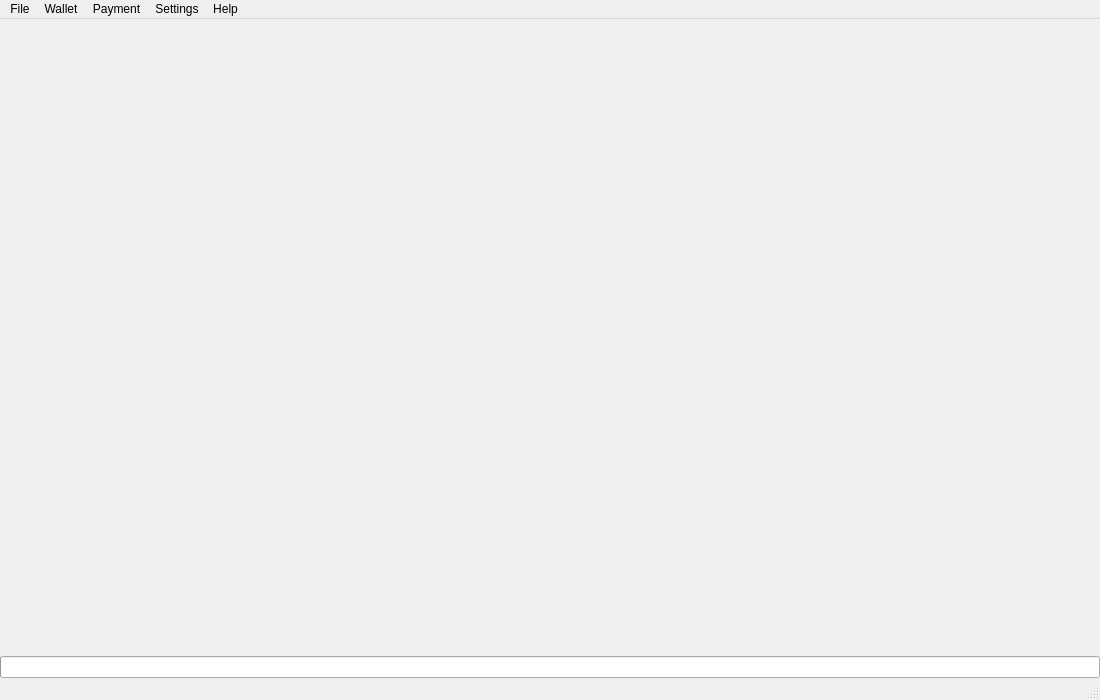
<?xml version="1.0" encoding="UTF-8"?>
<ui version="4.0">
 <class>MainWindow</class>
 <widget class="QMainWindow" name="MainWindow">
  <property name="geometry">
   <rect>
    <x>0</x>
    <y>0</y>
    <width>1100</width>
    <height>700</height>
   </rect>
  </property>
  <property name="sizePolicy">
   <sizepolicy hsizetype="Preferred" vsizetype="Preferred">
    <horstretch>0</horstretch>
    <verstretch>0</verstretch>
   </sizepolicy>
  </property>
  <property name="minimumSize">
   <size>
    <width>1100</width>
    <height>600</height>
   </size>
  </property>
  <property name="maximumSize">
   <size>
    <width>16777215</width>
    <height>16777215</height>
   </size>
  </property>
  <property name="windowTitle">
   <string>MainWindow</string>
  </property>
  <property name="windowIcon">
   <iconset>
    <normaloff>:/images/Karbovanets</normaloff>:/images/Karbovanets</iconset>
  </property>
  <widget class="QWidget" name="centralwidget">
   <layout class="QVBoxLayout" name="verticalLayout_2">
    <property name="spacing">
     <number>0</number>
    </property>
    <property name="leftMargin">
     <number>0</number>
    </property>
    <property name="topMargin">
     <number>0</number>
    </property>
    <property name="rightMargin">
     <number>0</number>
    </property>
    <property name="bottomMargin">
     <number>0</number>
    </property>
    <item>
     <layout class="QHBoxLayout" name="horizontalLayout" stretch="0,0,0,0,0,0,0,0">
      <property name="spacing">
       <number>0</number>
      </property>
      <item>
       <widget class="QFrame" name="m_toolFrame">
        <property name="frameShape">
         <enum>QFrame::NoFrame</enum>
        </property>
        <property name="frameShadow">
         <enum>QFrame::Plain</enum>
        </property>
        <property name="lineWidth">
         <number>0</number>
        </property>
        <layout class="QVBoxLayout" name="verticalLayout">
         <property name="spacing">
          <number>0</number>
         </property>
         <property name="leftMargin">
          <number>0</number>
         </property>
         <property name="topMargin">
          <number>0</number>
         </property>
         <property name="rightMargin">
          <number>0</number>
         </property>
         <property name="bottomMargin">
          <number>0</number>
         </property>
        </layout>
       </widget>
      </item>
      <item>
       <widget class="WalletGui::OverviewFrame" name="m_overviewFrame">
        <property name="frameShape">
         <enum>QFrame::NoFrame</enum>
        </property>
        <property name="frameShadow">
         <enum>QFrame::Raised</enum>
        </property>
       </widget>
      </item>
      <item>
       <widget class="WalletGui::SendFrame" name="m_sendFrame">
        <property name="frameShape">
         <enum>QFrame::NoFrame</enum>
        </property>
        <property name="frameShadow">
         <enum>QFrame::Raised</enum>
        </property>
       </widget>
      </item>
      <item>
       <widget class="WalletGui::TransactionsFrame" name="m_transactionsFrame">
        <property name="frameShape">
         <enum>QFrame::NoFrame</enum>
        </property>
        <property name="frameShadow">
         <enum>QFrame::Raised</enum>
        </property>
       </widget>
      </item>
      <item>
       <widget class="WalletGui::AddressBookFrame" name="m_addressBookFrame">
        <property name="frameShape">
         <enum>QFrame::NoFrame</enum>
        </property>
        <property name="frameShadow">
         <enum>QFrame::Raised</enum>
        </property>
       </widget>
      </item>
      <item>
       <widget class="WalletGui::NoWalletFrame" name="m_noWalletFrame">
        <property name="frameShape">
         <enum>QFrame::NoFrame</enum>
        </property>
        <property name="frameShadow">
         <enum>QFrame::Raised</enum>
        </property>
       </widget>
      </item>
      <item>
       <widget class="WalletGui::ReceiveFrame" name="m_receiveFrame">
        <property name="frameShape">
         <enum>QFrame::NoFrame</enum>
        </property>
        <property name="frameShadow">
         <enum>QFrame::Raised</enum>
        </property>
       </widget>
      </item>
      <item>
       <widget class="WalletGui::BlockExplorerFrame" name="m_blockExplorerFrame">
        <property name="frameShape">
         <enum>QFrame::NoFrame</enum>
        </property>
        <property name="frameShadow">
         <enum>QFrame::Raised</enum>
        </property>
       </widget>
      </item>
     </layout>
    </item>
    <item>
     <widget class="QProgressBar" name="m_syncProgress">
      <property name="maximum">
       <number>100</number>
      </property>
      <property name="value">
       <number>0</number>
      </property>
      <property name="textVisible">
       <bool>false</bool>
      </property>
     </widget>
    </item>
   </layout>
  </widget>
  <widget class="QMenuBar" name="menubar">
   <property name="geometry">
    <rect>
     <x>0</x>
     <y>0</y>
     <width>1100</width>
     <height>21</height>
    </rect>
   </property>
   <widget class="QMenu" name="menuFile">
    <property name="title">
     <string>File</string>
    </property>
    <addaction name="m_createWalletAction"/>
    <addaction name="m_createNondeterministicWalletAction"/>
    <addaction name="m_openWalletAction"/>
    <addaction name="m_closeWalletAction"/>
    <addaction name="m_recentWalletsAction"/>
    <addaction name="separator"/>
    <addaction name="m_signMessageAction"/>
    <addaction name="m_verifyMessageAction"/>
    <addaction name="separator"/>
    <addaction name="m_exitAction"/>
   </widget>
   <widget class="QMenu" name="menuSettings">
    <property name="title">
     <string>Settings</string>
    </property>
    <widget class="QMenu" name="menuThemes">
     <property name="title">
      <string>Themes</string>
     </property>
    </widget>
    <addaction name="m_autostartAction"/>
    <addaction name="m_minimizeToTrayAction"/>
    <addaction name="m_closeToTrayAction"/>
    <addaction name="m_enableBlockchainExplorerAction"/>
    <addaction name="m_manualFeeAction"/>
    <addaction name="separator"/>
    <addaction name="m_preferencesAction"/>
    <addaction name="menuThemes"/>
   </widget>
   <widget class="QMenu" name="menuHelp">
    <property name="title">
     <string>Help</string>
    </property>
    <addaction name="m_communityForumAction"/>
    <addaction name="m_reportIssueAction"/>
    <addaction name="m_aboutKarbovanetsAction"/>
    <addaction name="m_aboutQtAction"/>
   </widget>
   <widget class="QMenu" name="menuPayment">
    <property name="title">
     <string>Payment</string>
    </property>
    <addaction name="m_createPaymentRequestAction"/>
    <addaction name="m_openPaymentRequestAction"/>
   </widget>
   <widget class="QMenu" name="menuWallet">
    <property name="title">
     <string>Wallet</string>
    </property>
    <addaction name="m_encryptWalletAction"/>
    <addaction name="m_changePasswordAction"/>
    <addaction name="separator"/>
    <addaction name="m_backupWalletAction"/>
    <addaction name="m_saveKeysAction"/>
    <addaction name="m_importKeyAction"/>
    <addaction name="m_exportKeyAction"/>
    <addaction name="m_exportTrackingKeyAction"/>
    <addaction name="separator"/>
    <addaction name="m_showSeedAction"/>
    <addaction name="m_importSeedAction"/>
    <addaction name="separator"/>
    <addaction name="m_getBalanceProofAction"/>
    <addaction name="separator"/>
    <addaction name="m_resetAction"/>
   </widget>
   <addaction name="menuFile"/>
   <addaction name="menuWallet"/>
   <addaction name="menuPayment"/>
   <addaction name="menuSettings"/>
   <addaction name="menuHelp"/>
  </widget>
  <widget class="WalletGui::WalletStatusBar" name="statusBar"/>
  <action name="m_exitAction">
   <property name="checkable">
    <bool>false</bool>
   </property>
   <property name="enabled">
    <bool>true</bool>
   </property>
   <property name="text">
    <string>Exit</string>
   </property>
   <property name="shortcut">
    <string>Ctrl+Q</string>
   </property>
  </action>
  <action name="m_createWalletAction">
   <property name="enabled">
    <bool>true</bool>
   </property>
   <property name="text">
    <string>Create wallet</string>
   </property>
  </action>
  <action name="m_openWalletAction">
   <property name="enabled">
    <bool>true</bool>
   </property>
   <property name="text">
    <string>Open wallet</string>
   </property>
  </action>
  <action name="m_encryptWalletAction">
   <property name="enabled">
    <bool>true</bool>
   </property>
   <property name="text">
    <string>Encrypt wallet</string>
   </property>
  </action>
  <action name="m_changePasswordAction">
   <property name="enabled">
    <bool>true</bool>
   </property>
   <property name="text">
    <string>Change password</string>
   </property>
   <property name="toolTip">
    <string>Change password</string>
   </property>
  </action>
  <action name="m_aboutKarbovanetsAction">
   <property name="enabled">
    <bool>true</bool>
   </property>
   <property name="text">
    <string>About Karbo Wallet</string>
   </property>
  </action>
  <action name="m_aboutQtAction">
   <property name="enabled">
    <bool>true</bool>
   </property>
   <property name="text">
    <string>About Qt</string>
   </property>
  </action>
  <action name="m_backupWalletAction">
   <property name="enabled">
    <bool>true</bool>
   </property>
   <property name="text">
    <string>Backup wallet</string>
   </property>
  </action>
  <action name="m_autostartAction">
   <property name="checkable">
    <bool>true</bool>
   </property>
   <property name="text">
    <string>Start on system login</string>
   </property>
  </action>
  <action name="m_minimizeToTrayAction">
   <property name="checkable">
    <bool>true</bool>
   </property>
   <property name="text">
    <string>Minimize to tray</string>
   </property>
  </action>
  <action name="m_closeToTrayAction">
   <property name="checkable">
    <bool>true</bool>
   </property>
   <property name="text">
    <string>Close to tray</string>
   </property>
  </action>
  <action name="m_preferencesAction">
   <property name="text">
    <string>Preferences</string>
   </property>
  </action>
  <action name="m_recentWalletsAction">
   <property name="text">
    <string>Recent wallets</string>
   </property>
  </action>
  <action name="m_exportTrackingKeyAction">
   <property name="text">
    <string>Export tracking key</string>
   </property>
   <property name="toolTip">
    <string>Export tracking key</string>
   </property>
  </action>
  <action name="m_importKeyAction">
   <property name="text">
    <string>Import key</string>
   </property>
   <property name="toolTip">
    <string>Import key</string>
   </property>
  </action>
  <action name="m_communityForumAction">
   <property name="text">
    <string>Community forum</string>
   </property>
  </action>
  <action name="m_reportIssueAction">
   <property name="text">
    <string>Report an issue</string>
   </property>
  </action>
  <action name="m_resetAction">
   <property name="text">
    <string>Reset wallet</string>
   </property>
  </action>
  <action name="m_saveKeysAction">
   <property name="text">
    <string>Save wallet keys</string>
   </property>
  </action>
  <action name="m_exportKeyAction">
   <property name="text">
    <string>Export key</string>
   </property>
   <property name="toolTip">
    <string>Export key</string>
   </property>
  </action>
  <action name="m_closeWalletAction">
   <property name="text">
    <string>Close wallet</string>
   </property>
  </action>
  <action name="m_showSeedAction">
   <property name="text">
    <string>Show mnemonic seed</string>
   </property>
  </action>
  <action name="m_importSeedAction">
   <property name="text">
    <string>Import mnemonic seed</string>
   </property>
  </action>
  <action name="m_createNondeterministicWalletAction">
   <property name="text">
    <string>Create nondeterministic wallet</string>
   </property>
  </action>
  <action name="m_openPaymentRequestAction">
   <property name="text">
    <string>Open payment request</string>
   </property>
  </action>
  <action name="m_createPaymentRequestAction">
   <property name="text">
    <string>Create payment request</string>
   </property>
  </action>
  <action name="m_manualFeeAction">
   <property name="checkable">
    <bool>true</bool>
   </property>
   <property name="text">
    <string>Enable manual fee override</string>
   </property>
  </action>
  <action name="m_signMessageAction">
   <property name="text">
    <string>Sign message</string>
   </property>
  </action>
  <action name="m_verifyMessageAction">
   <property name="text">
    <string>Verify message</string>
   </property>
  </action>
  <action name="m_getBalanceProofAction">
   <property name="text">
    <string>Proof of balance</string>
   </property>
  </action>
  <action name="m_enableBlockchainExplorerAction">
   <property name="checkable">
    <bool>true</bool>
   </property>
   <property name="text">
    <string>Enable blockchain explorer</string>
   </property>
   <property name="toolTip">
    <string>Enable blockchain explorer (after wallet is synced as it has detrimental effect on sync speed)</string>
   </property>
  </action>
 </widget>
 <customwidgets>
  <customwidget>
   <class>WalletGui::OverviewFrame</class>
   <extends>QFrame</extends>
   <header>Gui/Overview/OverviewFrame.h</header>
   <container>1</container>
  </customwidget>
  <customwidget>
   <class>WalletGui::NoWalletFrame</class>
   <extends>QFrame</extends>
   <header>Gui/NoWallet/NoWalletFrame.h</header>
   <container>1</container>
  </customwidget>
  <customwidget>
   <class>WalletGui::TransactionsFrame</class>
   <extends>QFrame</extends>
   <header>Gui/Transactions/TransactionsFrame.h</header>
   <container>1</container>
  </customwidget>
  <customwidget>
   <class>WalletGui::SendFrame</class>
   <extends>QFrame</extends>
   <header>Gui/Send/SendFrame.h</header>
   <container>1</container>
  </customwidget>
  <customwidget>
   <class>WalletGui::AddressBookFrame</class>
   <extends>QFrame</extends>
   <header>Gui/AddressBook/AddressBookFrame.h</header>
   <container>1</container>
  </customwidget>
  <customwidget>
   <class>WalletGui::ReceiveFrame</class>
   <extends>QFrame</extends>
   <header>Gui/Receive/ReceiveFrame.h</header>
   <container>1</container>
  </customwidget>
  <customwidget>
   <class>WalletGui::BlockExplorerFrame</class>
   <extends>QFrame</extends>
   <header>Gui/BlockchainExplorer/BlockExplorerFrame.h</header>
   <container>1</container>
  </customwidget>
  <customwidget>
   <class>WalletGui::WalletStatusBar</class>
   <extends>QStatusBar</extends>
   <header>Gui/MainWindow/WalletStatusBar.h</header>
  </customwidget>
 </customwidgets>
 <resources>
  <include location="../../resources.qrc"/>
 </resources>
 <connections>
  <connection>
   <sender>m_createWalletAction</sender>
   <signal>triggered()</signal>
   <receiver>MainWindow</receiver>
   <slot>createWallet()</slot>
   <hints>
    <hint type="sourcelabel">
     <x>-1</x>
     <y>-1</y>
    </hint>
    <hint type="destinationlabel">
     <x>449</x>
     <y>299</y>
    </hint>
   </hints>
  </connection>
  <connection>
   <sender>m_openWalletAction</sender>
   <signal>triggered()</signal>
   <receiver>MainWindow</receiver>
   <slot>openWallet()</slot>
   <hints>
    <hint type="sourcelabel">
     <x>-1</x>
     <y>-1</y>
    </hint>
    <hint type="destinationlabel">
     <x>449</x>
     <y>299</y>
    </hint>
   </hints>
  </connection>
  <connection>
   <sender>m_encryptWalletAction</sender>
   <signal>triggered()</signal>
   <receiver>MainWindow</receiver>
   <slot>encryptWallet()</slot>
   <hints>
    <hint type="sourcelabel">
     <x>-1</x>
     <y>-1</y>
    </hint>
    <hint type="destinationlabel">
     <x>449</x>
     <y>299</y>
    </hint>
   </hints>
  </connection>
  <connection>
   <sender>m_changePasswordAction</sender>
   <signal>triggered()</signal>
   <receiver>MainWindow</receiver>
   <slot>encryptWallet()</slot>
   <hints>
    <hint type="sourcelabel">
     <x>-1</x>
     <y>-1</y>
    </hint>
    <hint type="destinationlabel">
     <x>449</x>
     <y>299</y>
    </hint>
   </hints>
  </connection>
  <connection>
   <sender>m_aboutQtAction</sender>
   <signal>triggered()</signal>
   <receiver>MainWindow</receiver>
   <slot>aboutQt()</slot>
   <hints>
    <hint type="sourcelabel">
     <x>-1</x>
     <y>-1</y>
    </hint>
    <hint type="destinationlabel">
     <x>449</x>
     <y>299</y>
    </hint>
   </hints>
  </connection>
  <connection>
   <sender>m_backupWalletAction</sender>
   <signal>triggered()</signal>
   <receiver>MainWindow</receiver>
   <slot>backupWallet()</slot>
   <hints>
    <hint type="sourcelabel">
     <x>-1</x>
     <y>-1</y>
    </hint>
    <hint type="destinationlabel">
     <x>449</x>
     <y>299</y>
    </hint>
   </hints>
  </connection>
  <connection>
   <sender>m_aboutKarbovanetsAction</sender>
   <signal>triggered()</signal>
   <receiver>MainWindow</receiver>
   <slot>about()</slot>
   <hints>
    <hint type="sourcelabel">
     <x>-1</x>
     <y>-1</y>
    </hint>
    <hint type="destinationlabel">
     <x>459</x>
     <y>299</y>
    </hint>
   </hints>
  </connection>
  <connection>
   <sender>m_autostartAction</sender>
   <signal>triggered(bool)</signal>
   <receiver>MainWindow</receiver>
   <slot>setStartOnLoginEnabled(bool)</slot>
   <hints>
    <hint type="sourcelabel">
     <x>-1</x>
     <y>-1</y>
    </hint>
    <hint type="destinationlabel">
     <x>629</x>
     <y>399</y>
    </hint>
   </hints>
  </connection>
  <connection>
   <sender>m_minimizeToTrayAction</sender>
   <signal>triggered(bool)</signal>
   <receiver>MainWindow</receiver>
   <slot>setMinimizeToTrayEnabled(bool)</slot>
   <hints>
    <hint type="sourcelabel">
     <x>-1</x>
     <y>-1</y>
    </hint>
    <hint type="destinationlabel">
     <x>629</x>
     <y>399</y>
    </hint>
   </hints>
  </connection>
  <connection>
   <sender>m_closeToTrayAction</sender>
   <signal>triggered(bool)</signal>
   <receiver>MainWindow</receiver>
   <slot>setCloseToTrayEnabled(bool)</slot>
   <hints>
    <hint type="sourcelabel">
     <x>-1</x>
     <y>-1</y>
    </hint>
    <hint type="destinationlabel">
     <x>629</x>
     <y>399</y>
    </hint>
   </hints>
  </connection>
  <connection>
   <sender>m_preferencesAction</sender>
   <signal>triggered()</signal>
   <receiver>MainWindow</receiver>
   <slot>showPreferences()</slot>
   <hints>
    <hint type="sourcelabel">
     <x>-1</x>
     <y>-1</y>
    </hint>
    <hint type="destinationlabel">
     <x>629</x>
     <y>404</y>
    </hint>
   </hints>
  </connection>
  <connection>
   <sender>m_exportTrackingKeyAction</sender>
   <signal>triggered()</signal>
   <receiver>MainWindow</receiver>
   <slot>exportTrackingKey()</slot>
   <hints>
    <hint type="sourcelabel">
     <x>-1</x>
     <y>-1</y>
    </hint>
    <hint type="destinationlabel">
     <x>629</x>
     <y>404</y>
    </hint>
   </hints>
  </connection>
  <connection>
   <sender>m_importKeyAction</sender>
   <signal>triggered()</signal>
   <receiver>MainWindow</receiver>
   <slot>importKey()</slot>
   <hints>
    <hint type="sourcelabel">
     <x>-1</x>
     <y>-1</y>
    </hint>
    <hint type="destinationlabel">
     <x>629</x>
     <y>404</y>
    </hint>
   </hints>
  </connection>
  <connection>
   <sender>m_communityForumAction</sender>
   <signal>triggered()</signal>
   <receiver>MainWindow</receiver>
   <slot>communityForumTriggered()</slot>
   <hints>
    <hint type="sourcelabel">
     <x>-1</x>
     <y>-1</y>
    </hint>
    <hint type="destinationlabel">
     <x>629</x>
     <y>404</y>
    </hint>
   </hints>
  </connection>
  <connection>
   <sender>m_reportIssueAction</sender>
   <signal>triggered()</signal>
   <receiver>MainWindow</receiver>
   <slot>reportIssueTriggered()</slot>
   <hints>
    <hint type="sourcelabel">
     <x>-1</x>
     <y>-1</y>
    </hint>
    <hint type="destinationlabel">
     <x>629</x>
     <y>404</y>
    </hint>
   </hints>
  </connection>
  <connection>
   <sender>m_resetAction</sender>
   <signal>triggered()</signal>
   <receiver>MainWindow</receiver>
   <slot>resetWallet()</slot>
   <hints>
    <hint type="sourcelabel">
     <x>-1</x>
     <y>-1</y>
    </hint>
    <hint type="destinationlabel">
     <x>629</x>
     <y>404</y>
    </hint>
   </hints>
  </connection>
  <connection>
   <sender>m_saveKeysAction</sender>
   <signal>triggered()</signal>
   <receiver>MainWindow</receiver>
   <slot>saveWalletKeys()</slot>
   <hints>
    <hint type="sourcelabel">
     <x>-1</x>
     <y>-1</y>
    </hint>
    <hint type="destinationlabel">
     <x>636</x>
     <y>411</y>
    </hint>
   </hints>
  </connection>
  <connection>
   <sender>m_exportKeyAction</sender>
   <signal>triggered()</signal>
   <receiver>MainWindow</receiver>
   <slot>exportKey()</slot>
   <hints>
    <hint type="sourcelabel">
     <x>-1</x>
     <y>-1</y>
    </hint>
    <hint type="destinationlabel">
     <x>636</x>
     <y>411</y>
    </hint>
   </hints>
  </connection>
  <connection>
   <sender>m_closeWalletAction</sender>
   <signal>triggered()</signal>
   <receiver>MainWindow</receiver>
   <slot>closeWallet()</slot>
   <hints>
    <hint type="sourcelabel">
     <x>-1</x>
     <y>-1</y>
    </hint>
    <hint type="destinationlabel">
     <x>636</x>
     <y>411</y>
    </hint>
   </hints>
  </connection>
  <connection>
   <sender>m_showSeedAction</sender>
   <signal>triggered()</signal>
   <receiver>MainWindow</receiver>
   <slot>showMnemonicSeed()</slot>
   <hints>
    <hint type="sourcelabel">
     <x>-1</x>
     <y>-1</y>
    </hint>
    <hint type="destinationlabel">
     <x>636</x>
     <y>411</y>
    </hint>
   </hints>
  </connection>
  <connection>
   <sender>m_importSeedAction</sender>
   <signal>triggered()</signal>
   <receiver>MainWindow</receiver>
   <slot>restoreFromMnemonicSeed()</slot>
   <hints>
    <hint type="sourcelabel">
     <x>-1</x>
     <y>-1</y>
    </hint>
    <hint type="destinationlabel">
     <x>636</x>
     <y>411</y>
    </hint>
   </hints>
  </connection>
  <connection>
   <sender>m_createNondeterministicWalletAction</sender>
   <signal>triggered()</signal>
   <receiver>MainWindow</receiver>
   <slot>createNonDeterministicWallet()</slot>
   <hints>
    <hint type="sourcelabel">
     <x>-1</x>
     <y>-1</y>
    </hint>
    <hint type="destinationlabel">
     <x>636</x>
     <y>411</y>
    </hint>
   </hints>
  </connection>
  <connection>
   <sender>m_openPaymentRequestAction</sender>
   <signal>triggered()</signal>
   <receiver>MainWindow</receiver>
   <slot>openPaymentRequestClicked()</slot>
   <hints>
    <hint type="sourcelabel">
     <x>-1</x>
     <y>-1</y>
    </hint>
    <hint type="destinationlabel">
     <x>636</x>
     <y>411</y>
    </hint>
   </hints>
  </connection>
  <connection>
   <sender>m_manualFeeAction</sender>
   <signal>triggered(bool)</signal>
   <receiver>m_sendFrame</receiver>
   <slot>enableManualFee(bool)</slot>
   <hints>
    <hint type="sourcelabel">
     <x>-1</x>
     <y>-1</y>
    </hint>
    <hint type="destinationlabel">
     <x>636</x>
     <y>411</y>
    </hint>
   </hints>
  </connection>
  <connection>
   <sender>m_signMessageAction</sender>
   <signal>triggered()</signal>
   <receiver>MainWindow</receiver>
   <slot>signMessage()</slot>
   <hints>
    <hint type="sourcelabel">
     <x>-1</x>
     <y>-1</y>
    </hint>
    <hint type="destinationlabel">
     <x>549</x>
     <y>349</y>
    </hint>
   </hints>
  </connection>
  <connection>
   <sender>m_verifyMessageAction</sender>
   <signal>triggered()</signal>
   <receiver>MainWindow</receiver>
   <slot>verifyMessage()</slot>
   <hints>
    <hint type="sourcelabel">
     <x>-1</x>
     <y>-1</y>
    </hint>
    <hint type="destinationlabel">
     <x>549</x>
     <y>349</y>
    </hint>
   </hints>
  </connection>
  <connection>
   <sender>m_getBalanceProofAction</sender>
   <signal>triggered()</signal>
   <receiver>MainWindow</receiver>
   <slot>getBalanceProof()</slot>
   <hints>
    <hint type="sourcelabel">
     <x>-1</x>
     <y>-1</y>
    </hint>
    <hint type="destinationlabel">
     <x>549</x>
     <y>349</y>
    </hint>
   </hints>
  </connection>
  <connection>
   <sender>m_enableBlockchainExplorerAction</sender>
   <signal>triggered(bool)</signal>
   <receiver>MainWindow</receiver>
   <slot>setBlockchainExplorerEnabled(bool)</slot>
   <hints>
    <hint type="sourcelabel">
     <x>-1</x>
     <y>-1</y>
    </hint>
    <hint type="destinationlabel">
     <x>549</x>
     <y>349</y>
    </hint>
   </hints>
  </connection>
 </connections>
 <slots>
  <slot>createWallet()</slot>
  <slot>openWallet()</slot>
  <slot>closeWallet()</slot>
  <slot>encryptWallet()</slot>
  <slot>aboutQt()</slot>
  <slot>backupWallet()</slot>
  <slot>about()</slot>
  <slot>setStartOnLoginEnabled(bool)</slot>
  <slot>setMinimizeToTrayEnabled(bool)</slot>
  <slot>setCloseToTrayEnabled(bool)</slot>
  <slot>showPreferences()</slot>
  <slot>exportTrackingKey()</slot>
  <slot>importKey()</slot>
  <slot>communityForumTriggered()</slot>
  <slot>reportIssueTriggered()</slot>
  <slot>resetWallet()</slot>
  <slot>saveWalletKeys()</slot>
  <slot>exportKey()</slot>
  <slot>showMnemonicSeed()</slot>
  <slot>restoreFromMnemonicSeed()</slot>
  <slot>createNonDeterministicWallet()</slot>
  <slot>signMessage()</slot>
  <slot>verifyMessage()</slot>
  <slot>getBalanceProof()</slot>
  <slot>setBlockchainExplorerEnabled(bool)</slot>
  <slot>openPaymentRequestClicked()</slot>
 </slots>
</ui>
